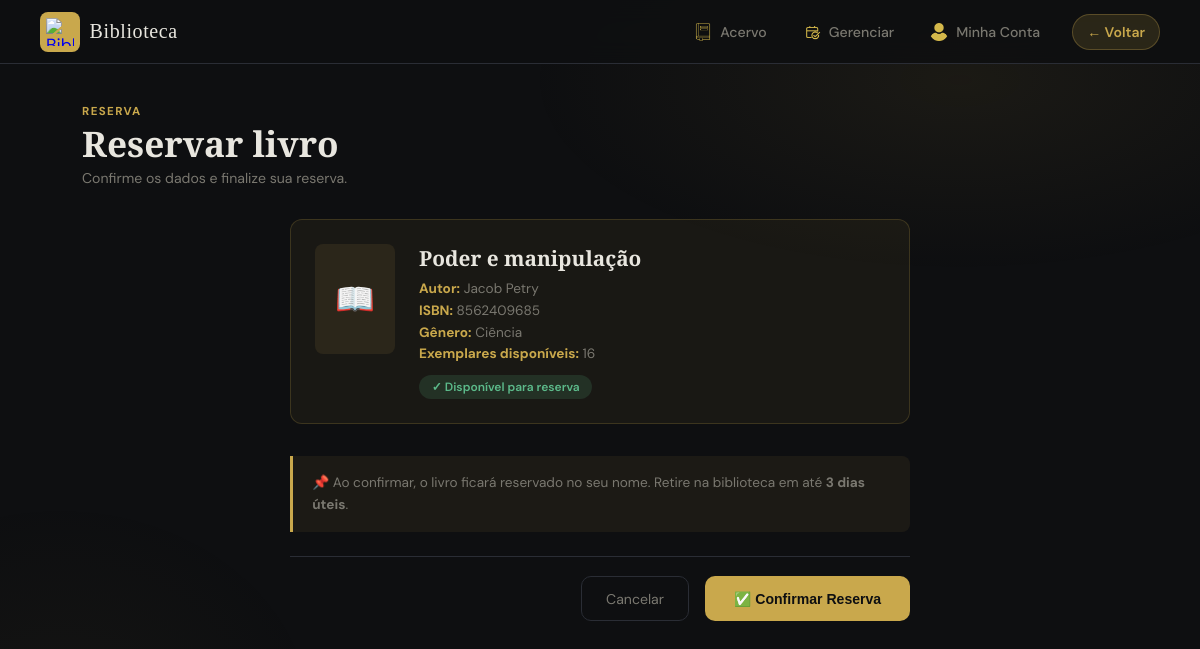
Page /reservar/1/ on the earlier database version.
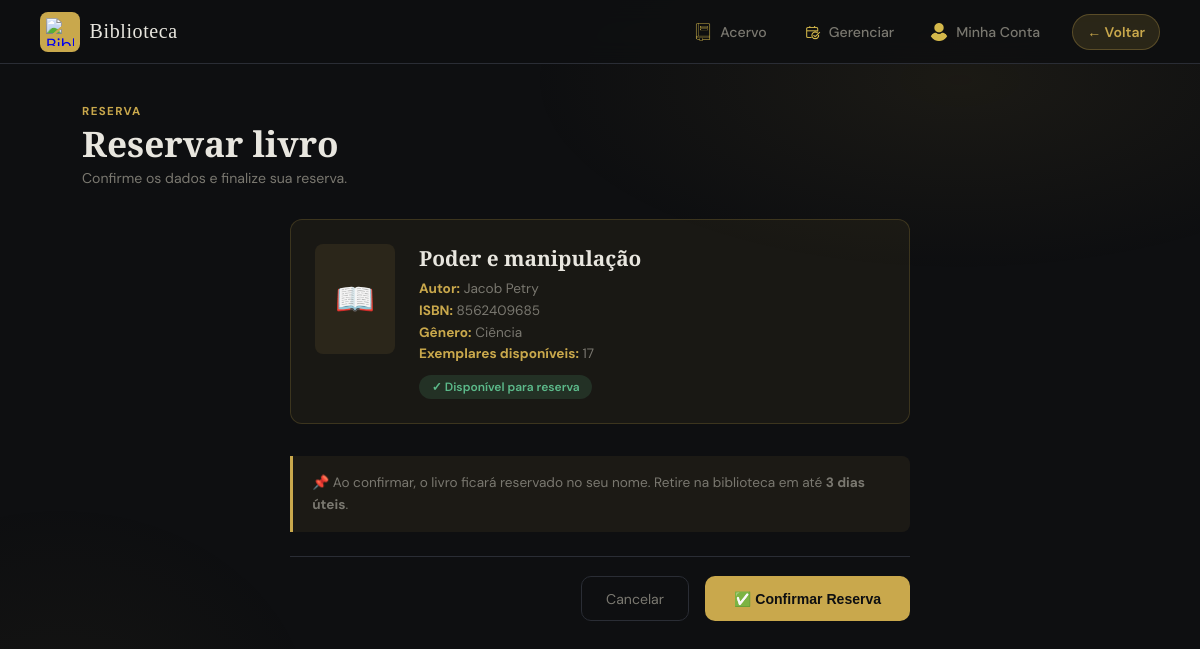
Same page on the later database version.
### livros/models.py (models this page shows, shortened)
class Livro(models.Model):
    GENEROS = [
        ('ficcao',     'Ficção'),
        ('nao_ficcao', 'Não-ficção'),
        ('romance',    'Romance'),
        ('aventura',   'Aventura'),
        ('ciencia',    'Ciência'),
        ('historia',   'História'),
        ('infantil',   'Infantil'),
        ('outros',     'Outros'),
    ]
    titulo     = models.CharField(max_length=200)
    autor      = models.CharField(max_length=200)
    isbn       = models.CharField(max_length=17, blank=True)
    ano        = models.IntegerField(null=True, blank=True)
    genero     = models.CharField(max_length=20, choices=GENEROS, blank=True)
    quantidade = models.IntegerField(default=1)
    sinopse    = models.TextField(blank=True)
    capa       = models.ImageField(upload_to='capas/', blank=True, null=True)
    cadastrado_em = models.DateTimeField(auto_now_add=True)

### livros/views.py (the view, shortened to what this page needs)
# urls.py: path('reservar/<int:livro_id>/', views.reservar_livro, name='reservar_livro'),
def reservar_livro(request, livro_id):
    livro = get_object_or_404(Livro, id=livro_id)
    return render(request, 'livros/reservar_livro.html', {'livro': livro})

### templates/livros/reservar_livro.html (shortened to what this page needs)
<!DOCTYPE html>
<html lang="pt-BR">
<head>
  {% load static %}
  <link rel="stylesheet" href="{% static 'css/style.css' %}"/>
  <link rel="stylesheet" href="{% static 'css/acervo.css' %}"/>
</head>
<body>
<nav class="navbar">
    <a href="{% url 'acervo' %}" class="nav-logo">
        <div class="logo-icon">
            <img src="{% static 'img/icons/book.png' %}" alt="Biblioteca">
        </div>
        <span class="logo-text">Biblioteca</span>
    </a>
    <div class="nav-links">
        <a href="{% url 'acervo' %}" class="nav-link">
            <img src="{% static 'img/icons/books.png' %}" alt="">
            Acervo
        </a>
        <a href="{% url 'gerenciar' %}" class="nav-link">
            <img src="{% static 'img/icons/check.png' %}" alt="">
            Gerenciar
        </a>
        <a href="{% url 'conta' %}" class="nav-link">
            <img src="{% static 'img/icons/user.png' %}" alt="">
            Minha Conta
        </a>
    </div>
    <a href="{% url 'acervo' %}" class="nav-btn">
        ← Voltar
    </a>
</nav>
  <main class="main-content">
    <div class="page-header">
      <div>
        <p class="page-label">RESERVA</p>
        <h1 class="page-title">Reservar livro</h1>
        <p class="page-sub">Confirme os dados e finalize sua reserva.</p>
      </div>
    </div>
    <div class="form-card">
      <div class="livro-info-card">
        <div class="livro-capa-placeholder">
          {% if livro.capa %}
            <img src="{{ livro.capa.url }}" alt="Capa"/>
          {% else %}
            📖
          {% endif %}
        </div>
        <div class="livro-detalhes">
          <h2>{{ livro.titulo }}</h2>
          <p><strong>Autor:</strong> {{ livro.autor }}</p>
          <p><strong>ISBN:</strong> {{ livro.isbn|default:"—" }}</p>
          <p><strong>Gênero:</strong> {{ livro.get_genero_display|default:"—" }}</p>
          <p><strong>Exemplares disponíveis:</strong> {{ livro.quantidade }}</p>
          <span class="badge-disponivel">✓ Disponível para reserva</span>
        </div>
      </div>
      <div class="aviso">
        📌 Ao confirmar, o livro ficará reservado no seu nome. Retire na biblioteca em até <strong>3 dias úteis</strong>.
      </div>
      <form method="POST">
        <div class="form-actions">
          <a href="{% url 'acervo' %}" class="btn-outline">Cancelar</a>
          <button type="submit" class="btn-gold">✅ Confirmar Reserva</button>
        </div>
      </form>
    </div>
  </main>
</body>
</html>

Differences in the rows shown:
changed Livro "Poder e manipulação": quantidade "16" → "17"
